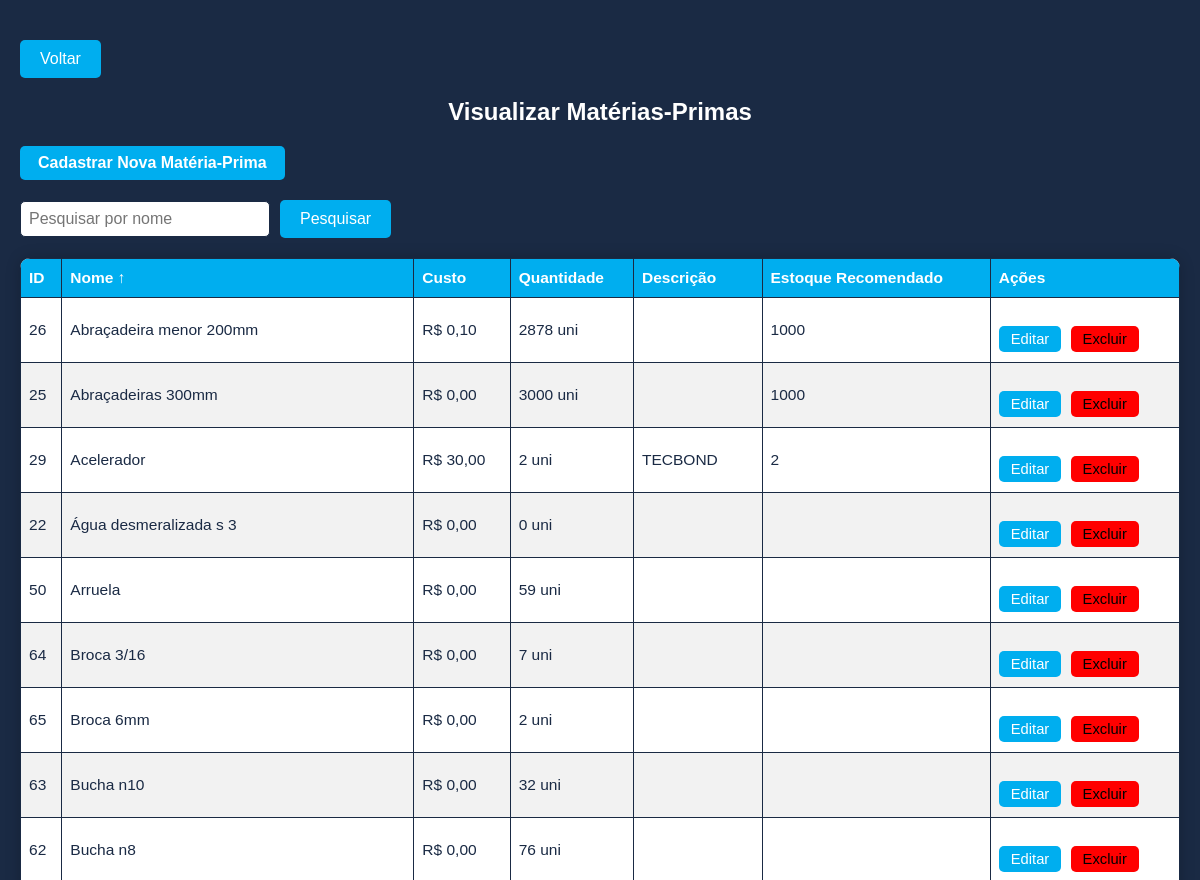
/menu/materia_prima/index.php (signed in, upper part), run on an earlier commit of the app's database.
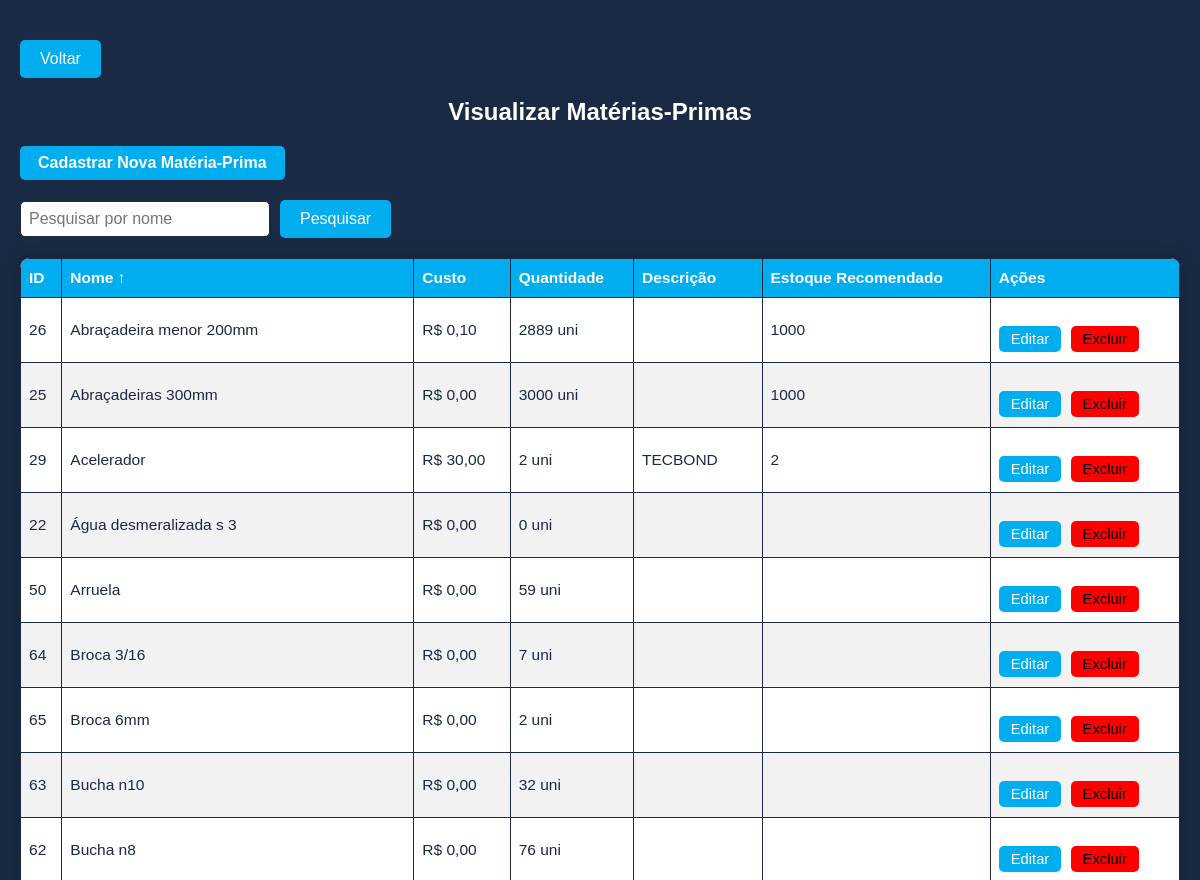
And on a later commit of the database.
### tables this page shows
CREATE TABLE IF NOT EXISTS `materia_prima` (
  `id_mp` int NOT NULL AUTO_INCREMENT,
  `nome` varchar(250) NOT NULL,
  `custo` float NOT NULL,
  `quantidade` float NOT NULL DEFAULT '0',
  `medida` varchar(10) NOT NULL DEFAULT 'uni',
  `descricao` mediumtext,
  `quantidade_min` float DEFAULT NULL,
  PRIMARY KEY (`id_mp`),
  UNIQUE KEY `id_mp` (`id_mp`)
);

### menu/materia_prima/index.php (the view, shortened to what this page needs)
<?php
include '../conn.php';
$search = isset($_GET['search']) ? trim($_GET['search']) : '';
$organizar_coluna = isset($_GET['sort_column']) ? $_GET['sort_column'] : 'nome';
$organizar_direcao = isset($_GET['sort_direction']) ? $_GET['sort_direction'] : 'ASC';
$nova_organizar_direcao = ($organizar_direcao === 'ASC') ? 'DESC' : 'ASC';
$organizar_coluna = $conn->real_escape_string($organizar_coluna);
$organizar_direcao = $organizar_direcao === 'DESC' ? 'DESC' : 'ASC';
$query = "SELECT id_mp, nome, custo, quantidade, medida, descricao, quantidade_min
          FROM materia_prima
          WHERE nome LIKE ?
          ORDER BY $organizar_coluna $organizar_direcao";
$stmt = $conn->prepare($query);
$search_param = '%' . $search . '%';
$stmt->bind_param('s', $search_param);
$stmt->execute();
$result = $stmt->get_result();
?>
<!DOCTYPE html>
<html lang="pt-BR">
<head>
    <link rel="stylesheet" href="style.css">
</head>
<body>
    <div class='back-button'>
        <a href='..' class='back-btn'>Voltar</a>
    </div>
    <h2 class='page-title'>Visualizar Matérias-Primas</h2>
    <a href='cadastrar_mp' class='add-button'>Cadastrar Nova Matéria-Prima</a>
    <form method='GET' action='#'>
        <input type='text' name='search' placeholder='Pesquisar por nome' value='<?php echo htmlspecialchars($search); ?>'>
        <button type='submit'>Pesquisar</button>
    </form>
    <table class='table-container table-style'>
        <thead>
            <tr>
                <?php
                $colunas = [
                    'id_mp' => 'ID',
                    'nome' => 'Nome',
                    'custo' => 'Custo',
                    'quantidade' => 'Quantidade',
                    'descricao' => 'Descrição',
                    'quantidade_min' => 'Estoque Recomendado'
                ];
                foreach ($colunas as $coluna => $titulo) {
                    $seta = ($organizar_coluna === $coluna) ? ($organizar_direcao === 'ASC' ? '↑' : '↓') : '';
                    echo "<th class='table-header'>
                            <a href='?sort_column=" . urlencode($coluna) . "&sort_direction=" . urlencode($nova_organizar_direcao) . "&search=" . urlencode($search) . "'>
                                {$titulo} {$seta}
                            </a>
                          </th>";
                }
                ?>
                <th class='table-header'>Ações</th>
            </tr>
        </thead>
        <tbody>
            <?php if ($result->num_rows > 0): ?>
                <?php while ($row = $result->fetch_assoc()): ?>
                    <?php
                    $quantidade = $row['quantidade'] ?? 0;
                    $quantidade_min = $row['quantidade_min'];
                    $quantidade_exibicao = (!is_null($quantidade_min) && $quantidade < $quantidade_min)
                        ? mostrarAviso($quantidade . ' ' . $row['medida'] ?? '')
                        : htmlspecialchars($quantidade . ' ' . $row['medida'] ?? '');
                    ?>
                    <tr class='table-row'>
                        <td><?php echo htmlspecialchars($row['id_mp']); ?></td>
                        <td><?php echo htmlspecialchars($row['nome']); ?></td>
                        <td>R$ <?php echo number_format(floatval($row['custo'] ?? 0), 2, ',', '.'); ?></td>
                        <td><?php echo $quantidade_exibicao; ?></td>
                        <td><?php echo htmlspecialchars($row['descricao'] ?? ''); ?></td>
                        <td><?php echo htmlspecialchars($row['quantidade_min'] ?? ''); ?></td>
                        <td>
                            <a href='editar_mp?id_mp=<?php echo $row['id_mp']; ?>' class='edit-link'>Editar</a>
                            <?php if (isset($_SESSION['user_type']) && $_SESSION['user_type'] == 1): ?>
                                <form action='deletar_mp.php' method='POST' style='display:inline;' onsubmit='return confirmDelete()'>
                                    <button type='submit' class='delete-button'>Excluir</button>
                                </form>
                            <?php endif; ?>
                        </td>
                    </tr>
                <?php endwhile; ?>
            <?php else: ?>
                <tr class='table-row'>
                    <td colspan='9'>Nenhuma matéria-prima cadastrada.</td>
                </tr>
            <?php endif; ?>
        </tbody>
    </table>
</body>
</html>

What changed in the data, as far as the page shows it:
changed materia_prima "Abraçadeira menor 200mm": quantidade_exibicao "2878 uni" → "2889 uni"
